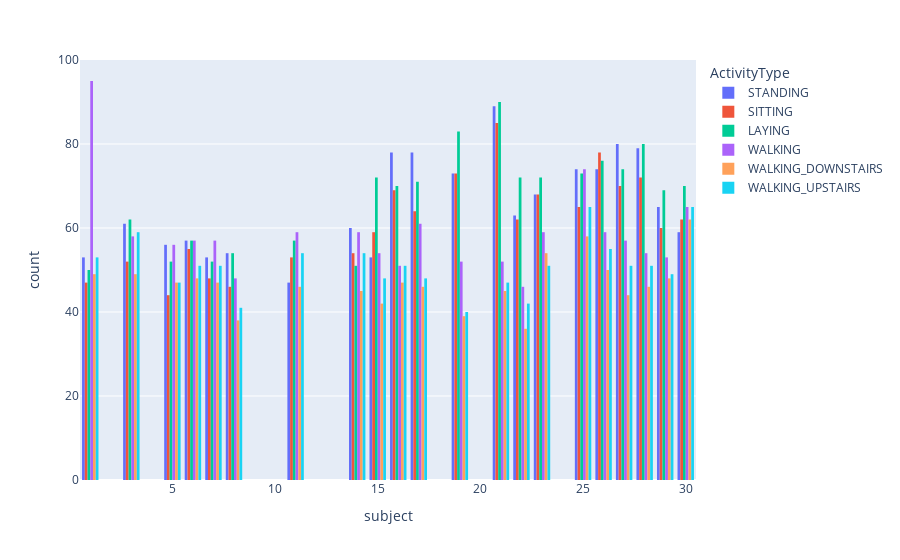

Here is the notebook cell this chart was saved with:
### Markdown cell above
The data that we have is almost well balanced and it's equally distributed.

### Code cell
fig = px.histogram(training_data, x="subject", color="ActivityType", barmode='group')
fig.show()

### Figure 1 — Plotly figure (JSON) as saved in the notebook; plotly's stock layout.template omitted (floating-point values rounded to 4 significant figures; data arrays with more than 128 entries replaced by an {"elided": "..."} marker saying what was removed)
{"data": [{"alignmentgroup": "True", "bingroup": "x", "hovertemplate": "ActivityType=STANDING<br>subject=%{x}<br>count=%{y}<extra></extra>", "legendgroup": "STANDING", "marker": {"color": "#636efa", "pattern": {"shape": ""}}, "name": "STANDING", "offsetgroup": "STANDING", "orientation": "v", "showlegend": true, "type": "histogram", "x": {"elided": "1374 int values"}, "xaxis": "x", "yaxis": "y"}, {"alignmentgroup": "True", "bingroup": "x", "hovertemplate": "ActivityType=SITTING<br>subject=%{x}<br>count=%{y}<extra></extra>", "legendgroup": "SITTING", "marker": {"color": "#EF553B", "pattern": {"shape": ""}}, "name": "SITTING", "offsetgroup": "SITTING", "orientation": "v", "showlegend": true, "type": "histogram", "x": {"elided": "1286 int values"}, "xaxis": "x", "yaxis": "y"}, {"alignmentgroup": "True", "bingroup": "x", "hovertemplate": "ActivityType=LAYING<br>subject=%{x}<br>count=%{y}<extra></extra>", "legendgroup": "LAYING", "marker": {"color": "#00cc96", "pattern": {"shape": ""}}, "name": "LAYING", "offsetgroup": "LAYING", "orientation": "v", "showlegend": true, "type": "histogram", "x": {"elided": "1407 int values"}, "xaxis": "x", "yaxis": "y"}, {"alignmentgroup": "True", "bingroup": "x", "hovertemplate": "ActivityType=WALKING<br>subject=%{x}<br>count=%{y}<extra></extra>", "legendgroup": "WALKING", "marker": {"color": "#ab63fa", "pattern": {"shape": ""}}, "name": "WALKING", "offsetgroup": "WALKING", "orientation": "v", "showlegend": true, "type": "histogram", "x": {"elided": "1226 int values"}, "xaxis": "x", "yaxis": "y"}, {"alignmentgroup": "True", "bingroup": "x", "hovertemplate": "ActivityType=WALKING_DOWNSTAIRS<br>subject=%{x}<br>count=%{y}<extra></extra>", "legendgroup": "WALKING_DOWNSTAIRS", "marker": {"color": "#FFA15A", "pattern": {"shape": ""}}, "name": "WALKING_DOWNSTAIRS", "offsetgroup": "WALKING_DOWNSTAIRS", "orientation": "v", "showlegend": true, "type": "histogram", "x": {"elided": "986 int values"}, "xaxis": "x", "yaxis": "y"}, {"alignmentgroup": "True", "bingroup": "x", "hovertemplate": "ActivityType=WALKING_UPSTAIRS<br>subject=%{x}<br>count=%{y}<extra></extra>", "legendgroup": "WALKING_UPSTAIRS", "marker": {"color": "#19d3f3", "pattern": {"shape": ""}}, "name": "WALKING_UPSTAIRS", "offsetgroup": "WALKING_UPSTAIRS", "orientation": "v", "showlegend": true, "type": "histogram", "x": {"elided": "1073 int values"}, "xaxis": "x", "yaxis": "y"}], "layout": {"barmode": "group", "legend": {"title": {"text": "ActivityType"}, "tracegroupgap": 0}, "margin": {"t": 60}, "xaxis": {"anchor": "y", "domain": [0, 1], "title": {"text": "subject"}}, "yaxis": {"anchor": "x", "domain": [0, 1], "title": {"text": "count"}}}}
